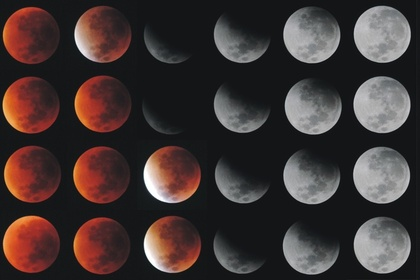
%> input picture vaja2/eclipse.jpg, 420 x 280 px, shrunk from 709 x 473 before the run
$ octave 3h.m   (GNU Octave 9; MATLAB toolbox functions it lacks are replaced by stand-ins)
%> lines starting %> are read from the running program, lines starting %| are printed output that depends on the picture
### vaja2/hough_find_circles.m
function [out_x, out_y, out_r] = hough_find_circles(Ie, radius, varargin)
% Find circles using Hough algorithm
%
% Usage: [rho, theta] = hough_find_circles(edges, radius, ...)
%
% The radius argument can be either a scalar or a vector of multiple radii.
%
% Arguments:
%  - Threshold: selection threshold (number of votes)
%  - Count: number of selected lines (if not set then all above threshold
%  are selected)
%  - Neighborhood: number of neighborhood pixels for local non-maxima
%  suppression (2 by default).
%

threshold = 1;
count = [];
neighborhood = 2;

for j=1:2:length(varargin)
    switch lower(varargin{j})
        case 'threshold', threshold = varargin{j+1};
        case 'count', count = varargin{j+1};
        case 'neighborhood', neighborhood = varargin{j+1};
        otherwise, error(['unrecognized argument ' varargin{j}]);
    end
end

a_size = size(Ie);
M = zeros(a_size(1), a_size(2), numel(radius));

for r = 1:numel(radius)

    A = zeros(prod(a_size), 1);

    cX = round(cos(linspace(0, 2*pi, 180)) * radius(r));
    cY = round(sin(linspace(0, 2*pi, 180)) * radius(r));

    [~, I, ~] = unique(cX + cY * radius(r) * 4);
    cX = cX(I);
    cY = cY(I);

    [X, Y] = find(Ie);

    ind = [X Y];

    for i = ind'
        hx = i(1) + cX;
        hy = i(2) + cY;
        where = hx > 0 & hx <= a_size(1) & hy > 0 & hy <= a_size(2);
        h = sub2ind(a_size, hx(where), hy(where));
        A(h) = A(h) + 1;
    end;

    A = reshape(A, a_size);
    valid = ((ordfilt2(A, (neighborhood * 2 + 1) ^ 2, true(neighborhood * 2 + 1))) == A);
    A(~valid) = 0;
    M(:, :, r) = A;
end;

if ~isempty(count) && numel(M) > count
    v = sort(M(:), 'descend');
    threshold = max(threshold, v(count));
end;

[out_y, out_x, out_r] = ind2sub(size(M), find(M(:) >= threshold));
out_r = radius(out_r);

### vaja2/hough_draw_circles.m
function hough_draw_circles(I, x, y, r)
% Draws the circles calculated by Hough transform to an image
%
% Input:
%  - I: image
%  - x: x coordinates
%  - y: y coordinates
%  - r: radii

circle_x = cos(linspace(0, 2*pi, 100));
circle_y = sin(linspace(0, 2*pi, 100));

imshow(I);
hold on;
for i = 1 : length(x)
    plot(circle_x * r(i) + x(i), circle_y * r(i) + y(i), 'g');
end
hold off;

### vaja2/3h.m
pkg load image;

I = imread('eclipse.jpg');
%> I is the input picture: size 280x420x3 uint8; mean R, G, B 65.8, 53.7, 52.5
Ig = rgb2gray(I);
Ie = edge(Ig, "Canny", 0.15);
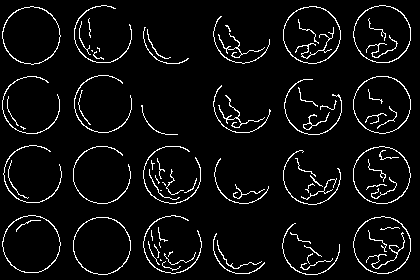
%> Ie: size 280x420 logical; 5.4% white in thin lines or dots

I2 = imread('coins.jpg');
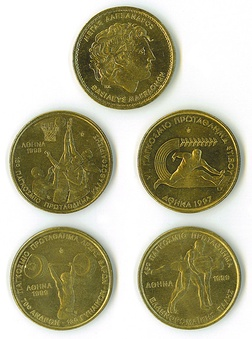
%> input picture vaja2/coins.jpg, 252 x 339 px, shrunk from 425 x 572 before the run
%> I2 is the input picture: size 339x252x3 uint8; mean R, G, B 179.1, 175.1, 146.1
I2g = rgb2gray(I2);
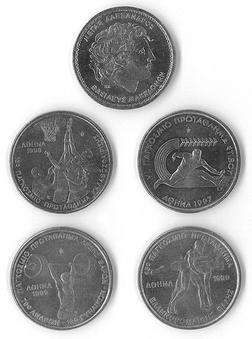
%> I2g: size 339x252 uint8; min 20, max 255, mean 173
Ie2 = edge(I2g, "Canny", 0.5);
%> Ie2: size 339x252 logical; 2.7% white in thin lines or dots

[x, y, r] = hough_find_circles(Ie, 48, "threshold", 25, "neighborhood", 4);
%> the loop in hough_find_circles, `for j=1:2:length(varargin)` made 2 passes
%> threshold on pass 1: 25
%> neighborhood on pass 2: 4
%> after the loop in hough_find_circles, `for r = 1:numel(radius)`:
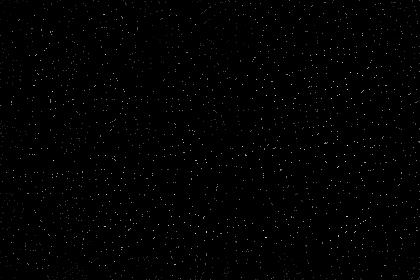
%> A: size 280x420 double; min 0, max 36, mean 0.2; drawn with min black and max white
%> in hough_find_circles, `[out_y, out_x, out_r] = ind2sub(size(M), find(M(:) >= threshold));`: out_y = 74 values from 55 to 241; out_x = 74 values from 53 to 366; out_r = 74 values from 1 to 1
%> in hough_find_circles, `out_r = radius(out_r);`: out_r = 74 values from 48 to 48
%> x = 74 values from 53 to 366; y = 74 values, max 241 at index 41, min 55 at index 4, mean 159.4; r = 74 values from 48 to 48
[x2, y2, r2] = hough_find_circles(Ie2, 88, "threshold", 50, "neighborhood", 10);
%> the loop in hough_find_circles (call 2), `for j=1:2:length(varargin)` made 2 passes
%> threshold on pass 1: 50
%> neighborhood on pass 2: 10
%> the loop in hough_find_circles (call 2), `for r = 1:numel(radius)` made 1 pass
%> pass 1, in hough_find_circles (call 2), `A = reshape(A, a_size);`:
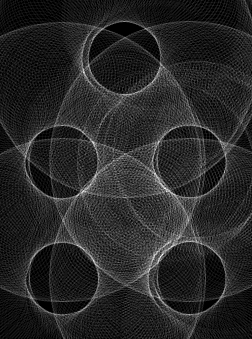
%> A: size 339x252 double; min 0, max 21, mean 3.3; drawn with min black and max white
%> pass 1, in hough_find_circles (call 2), `valid = ((ordfilt2(A, (neighborhood * 2 + 1) ^ 2, true(neighborhood * ..`:
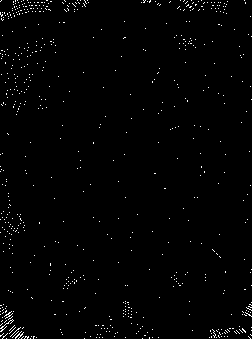
%> valid: size 339x252 logical; 1.2% white in thin lines or dots
%> in hough_find_circles (call 2), `[out_y, out_x, out_r] = ind2sub(size(M), find(M(:) >= threshold));`: out_y = []
%> x2 = []; y2 = []; r2 = []

figure();
subplot(1,2,1);
hough_draw_circles(I, x, y, r);

subplot(1,2,2);
hough_draw_circles(I2, x2, y2, r2);
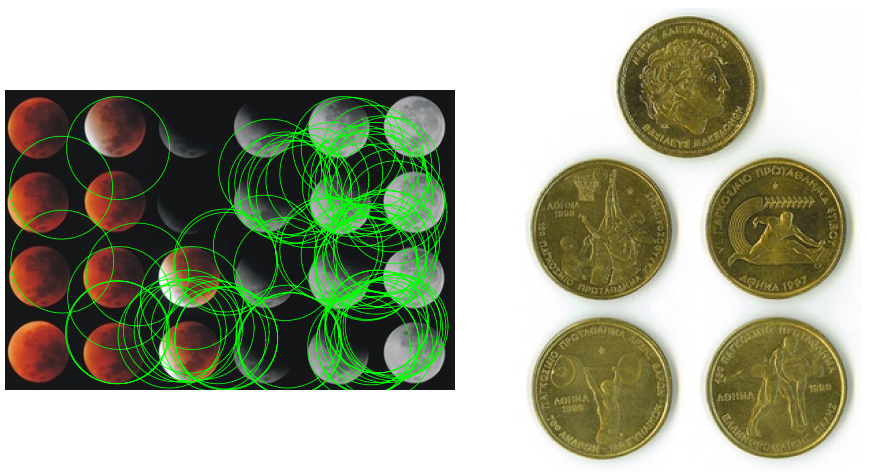
%> figure redrawn from the program's plot data, 2 panels
